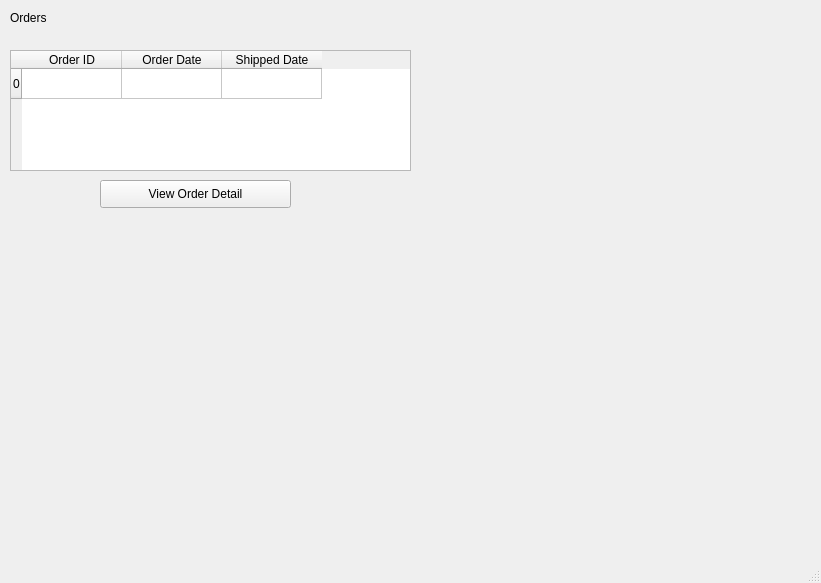
<?xml version="1.0" encoding="UTF-8"?>
<ui version="4.0">
 <class>MainWindow</class>
 <widget class="QMainWindow" name="MainWindow">
  <property name="geometry">
   <rect>
    <x>0</x>
    <y>0</y>
    <width>821</width>
    <height>583</height>
   </rect>
  </property>
  <property name="windowTitle">
   <string>MainWindow</string>
  </property>
  <widget class="QWidget" name="centralwidget">
   <widget class="QTableWidget" name="PastOrders">
    <property name="geometry">
     <rect>
      <x>10</x>
      <y>50</y>
      <width>401</width>
      <height>121</height>
     </rect>
    </property>
    <row>
     <property name="text">
      <string>0</string>
     </property>
    </row>
    <column>
     <property name="text">
      <string>Order ID</string>
     </property>
    </column>
    <column>
     <property name="text">
      <string>Order Date</string>
     </property>
    </column>
    <column>
     <property name="text">
      <string>Shipped Date</string>
     </property>
    </column>
    <item row="0" column="0">
     <property name="text">
      <string/>
     </property>
    </item>
    <item row="0" column="1">
     <property name="text">
      <string/>
     </property>
    </item>
    <item row="0" column="2">
     <property name="text">
      <string/>
     </property>
    </item>
   </widget>
   <widget class="QPushButton" name="C_oderD">
    <property name="geometry">
     <rect>
      <x>100</x>
      <y>180</y>
      <width>191</width>
      <height>28</height>
     </rect>
    </property>
    <property name="text">
     <string>View Order Detail</string>
    </property>
   </widget>
   <widget class="QLabel" name="label">
    <property name="geometry">
     <rect>
      <x>10</x>
      <y>10</y>
      <width>55</width>
      <height>16</height>
     </rect>
    </property>
    <property name="text">
     <string>Orders</string>
    </property>
   </widget>
  </widget>
  <widget class="QMenuBar" name="menubar">
   <property name="geometry">
    <rect>
     <x>0</x>
     <y>0</y>
     <width>821</width>
     <height>26</height>
    </rect>
   </property>
  </widget>
  <widget class="QStatusBar" name="statusbar"/>
 </widget>
 <resources/>
 <connections/>
</ui>
